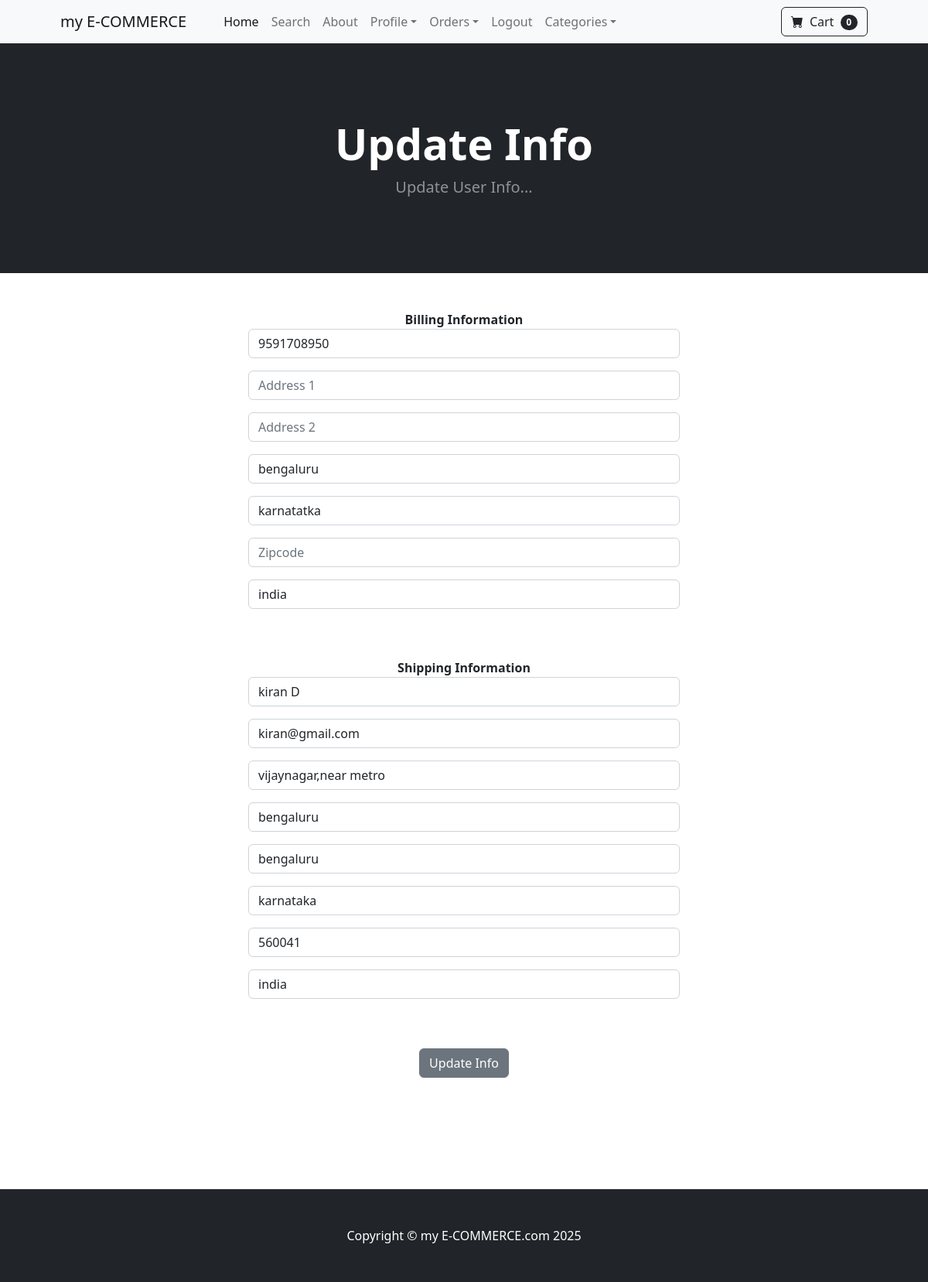
The page /update_info/ (signed in) on the database its author committed.
### store/models.py (models this page shows, shortened)
class Profile(models.Model):
    user = models.OneToOneField(User,on_delete=models.CASCADE)
    date_modified = models.DateTimeField(User,auto_now=True)
    phone = models.CharField(max_length=25,blank=True)
    address1 = models.CharField(max_length=200,blank=True)
    address2 = models.CharField(max_length=200,blank=True)
    city = models.CharField(max_length=200,blank=True)
    state= models.CharField(max_length=200,blank=True)
    zipcode = models.CharField(max_length=200,blank=True)
    country = models.CharField(max_length=200,blank=True)
    old_cart = models.CharField(max_length=200,blank=True,null=True)

### payment/models.py (models this page shows, shortened)
class ShippingAddress(models.Model):
    user = models.ForeignKey(User, on_delete=models.CASCADE, blank=True, null=True)
    shipping_full_name = models.CharField(max_length=250)
    shipping_email = models.CharField(max_length=250)
    shipping_address1 = models.CharField(max_length=250)
    shipping_address2 = models.CharField(max_length=250,  blank=True, null=True)
    shipping_city = models.CharField(max_length=250)
    shipping_state = models.CharField(max_length=250, blank=True, null=True)
    shipping_zipcode = models.CharField(max_length=250)
    shipping_country = models.CharField(max_length=250,blank=True, null=True)
    class Meta:
        verbose_name_plural = "shipping Address"

### store/views.py (the view)
# urls.py: path("update_info/",views.update_info, name='update_info'),
def update_info(request):
    if request.user.is_authenticated:
        current_user= Profile.objects.get(user__id=request.user.id)
        shipping_user = ShippingAddress.objects.get(user__id=request.user.id)
        form=UserInfoForm(request.POST or None, instance=current_user)
        shipping_form = ShippingForm(request.POST or None, instance=shipping_user)
        if form.is_valid() or shipping_form.is_valid():
            form.save()
            shipping_form.save()
            messages.success(request,"User Info Has Been Updated Successfully !!!..")
            return redirect('home')
        return render(request,"update_info.html",{'form':form, 'shipping_form':shipping_form})
    else:
        messages.success(request,"You Need To Be Logged In To Access This Page")
        return redirect('home')

### store/forms.py
class UserInfoForm(forms.ModelForm):
	phone = forms.CharField(label="",widget=forms.TextInput(attrs={'class':'form-control', 'placeholder': 'Phone'}),required=False)
	address1 = forms.CharField(label="",widget=forms.TextInput(attrs={'class':'form-control', 'placeholder': 'Address 1'}),required=False)
	address2 = forms.CharField(label="",widget=forms.TextInput(attrs={'class':'form-control', 'placeholder': 'Address 2'}),required=False)
	city = forms.CharField(label="",widget=forms.TextInput(attrs={'class':'form-control', 'placeholder': 'City'}),required=False)
	state=forms.CharField(label="",widget=forms.TextInput(attrs={'class':'form-control', 'placeholder': 'State'}),required=False)
	zipcode = forms.CharField(label="",widget=forms.TextInput(attrs={'class':'form-control', 'placeholder': 'Zipcode'}),required=False)
	country = forms.CharField(label="",widget=forms.TextInput(attrs={'class':'form-control', 'placeholder': 'Country'}),required=False)
	class Meta:
		model = Profile
		fields = ('phone','address1','address2','city','state','zipcode','country')

### cart/cart.py (called while the page is built)
    def __len__(self):
        return len(self.cart)

### cart/context_processors.py (called while the page is built)
def cart(request):
	return {'cart': Cart(request)}

### store/templates/update_info.html (shortened to what this page needs)
{% extends "base.html" %}
{% block content %}
<header class="bg-dark py-5">
    <div class="container px-4 px-lg-5 my-5">
        <div class="text-center text-white">
            <h1 class="display-4 fw-bolder">Update Info</h1>
            <p class="lead fw-normal text-white-50 mb-0">Update User Info...</p>
        </div>
    </div>
</header>
<br/>
<br/>
<div class='container'>
   <div class='row'>
        <center>
            <div class='col-md-6'>
                <strong>Billing Information</strong><br/>
                <form method="POST" action="{% url "update_info"%}">
                   {{ form.as_p }}
                    <br/>
                    <br/>
                    <strong>Shipping Information</strong><br/>
                    {{ shipping_form.as_p }}
                    <br/>
                    <br/>
                    <button type="submit" class="btn btn-secondary">Update Info</button>
                  </form>
            </div>
        </center>
        </div>
</div>
<br/>
<br/>
<br/>
<br/>
<br/>
<br/>
{% endblock %}

### rows shown on the page
Profile: phone "9591708950", city "bengaluru", state "karnatatka", country "india"
ShippingAddress: shipping_full_name "kiran D", shipping_email "kiran@gmail.com", shipping_address1 "vijaynagar,near metro", shipping_address2 "bengaluru", shipping_city "bengaluru", shipping_state "karnataka", shipping_zipcode "560041", shipping_country "india"

### other values the page prints
{{ cart|length }} "0"
